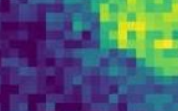
#> input picture Image_processing_1/foto2.png, 178 x 111 px
$ python loading_images.py
#> lines starting #> are read from the running program, lines starting #| are printed output that depends on the picture; long printed decimals are rounded
from PIL import Image
import numpy as np

#load image
img = Image.open("foto2.png")
#> img is the input picture: PIL image 178x111 RGBA; mean R, G, B, A 75.3, 93.9, 112.5, 255
print(type(img))
#| <class 'PIL.PngImagePlugin.PngImageFile'>

#img.show()
print("pillow format:\n",img.format)
#| pillow format:
#|  PNG

#convert pillow to array
img1 = np.asarray(img)
print("Pillow asarray format:\n",type(img1))
#| Pillow asarray format:
#|  <class 'numpy.ndarray'>

####################################

#Matplotlib
import matplotlib.image as mpimg # alias cretion mpimg == matplotlib.Image
import matplotlib.pyplot as plt

img = mpimg.imread("foto2.png")
#> img: shape (111, 178, 4) float32
print("Matplotlib fomrat:\n", type(img))
#| Matplotlib fomrat:
#|  <class 'numpy.ndarray'>
print(img.shape)
#| (111, 178, 4)
plt.imshow(img)
plt.colorbar()


print(img[0, 0])
#| [0.2667 0.1216 0.4196 1.        ]
print(img[0, 0, 0]) #red channel pixel 1
#| 0.2667
print(img[0, 0, 1]) #green channel pixel 1
#| 0.1216
print(img[0, 0, 2]) #blue channel pixel 1
#| 0.4196

############################################

from skimage import io, color, feature, img_as_float

#edge detection
image = io.imread("foto2.png")
print(image.shape)
#| (111, 178, 4)
rgbimage = image[:, :,:3]
print(rgbimage.shape)
#| (111, 178, 3)
gray = color.rgb2gray(rgbimage)
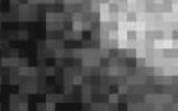
#> gray: shape (111, 178) float64; min 0.0654, max 0.89, mean 0.358

edges = feature.canny(gray)
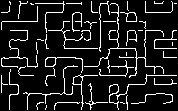
#> edges: shape (111, 178) bool; 11% white in thin lines or dots
print(edges.dtype) # bool data type
#| bool


#pixel
pixel_int = image[0,0]
#> pixel_int = [68, 31, 107, 255]
print(pixel_int)
#| [ 68  31 107 255]
print(img_as_float(pixel_int))
#| [0.2667 0.1216 0.4196 1.        ]
pixel_float = np.array(pixel_int, dtype=np.float32)
#> pixel_float = [68, 31, 107, 255]
print(pixel_float)
#| [ 68.  31. 107. 255.]

#matplotlib
plt.imshow(edges, cmap="gray")
plt.axis("off")
plt.show()
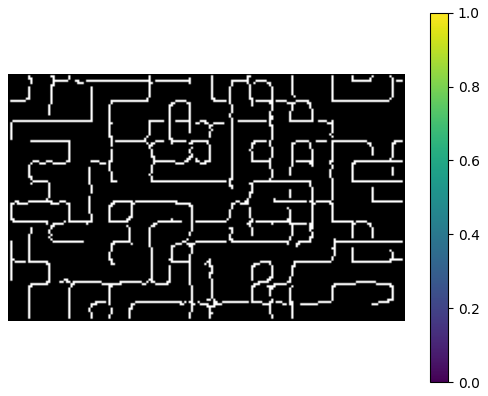
#> figure drawn by matplotlib, 2 panels


#### opencv-python
import cv2
gray_img = cv2.imread("foto2.png",cv2.IMREAD_COLOR) # IMREAD_COLOR == 1, 0 == GRAY
cv2.imshow("Image",gray_img)
cv2.waitKey()
